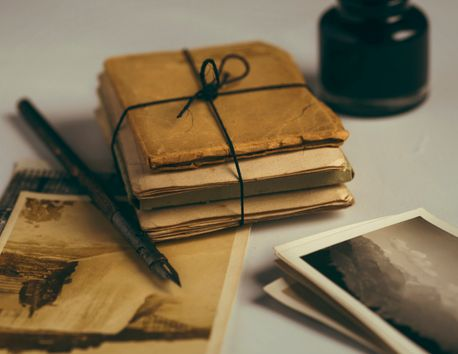
#> input picture 6-Image_Processing/img/1.jpeg, 458 x 354 px
$ python 2-rotation.py --image img/1.jpeg
#> lines starting #> are read from the running program, lines starting #| are printed output that depends on the picture
import numpy as np
import argparse
import imutils
import cv2

ap = argparse.ArgumentParser()
ap.add_argument("-i", "--image", required=True,
    help="Path to the image")
args = vars(ap.parse_args())

image = cv2.imread(args["image"])
#> image is the input picture: shape (354, 458, 3); mean B, G, R 81.6, 110.1, 126
cv2.imshow("Original", image)

(h, w) = image.shape[:2]
#> h = 354; w = 458
center = (w // 2, h // 2)
#> center = (229, 177)

# (point where it rotate, degree of angle to rotate, scale of image 1.0 = same dimension of the image)
# if 2.0 = double the image size.
# if 0.5 = halves the size of an image.
M = cv2.getRotationMatrix2D(center, 45, 1.0)
rotated = cv2.warpAffine(image, M, (w, h))
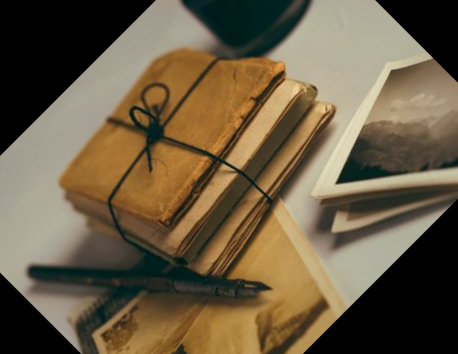
#> rotated: shape (354, 458, 3); mean B, G, R 67.9, 92.1, 106.3
cv2.imshow("Rotated by 45 Degree", rotated)

M = cv2.getRotationMatrix2D(center, -90, 2.0)
rotated = cv2.warpAffine(image, M, (w, h))
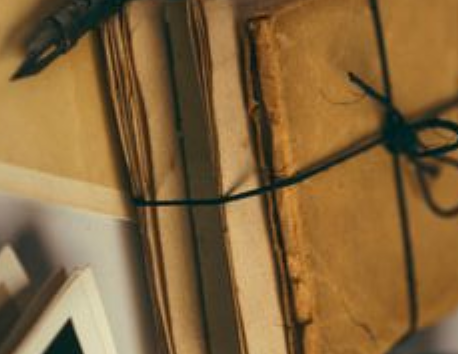
#> rotated: shape (354, 458, 3); mean B, G, R 59.5, 101.9, 133
cv2.imshow("Rotated by -90 Degree", rotated)

rotated = imutils.rotate(image, 180)
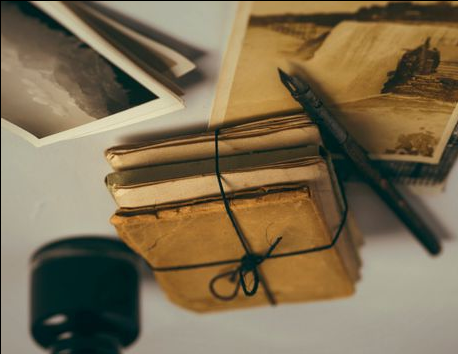
#> rotated: shape (354, 458, 3); mean B, G, R 81.1, 109.5, 125.3
cv2.imshow("Rotated by 180 Degree", rotated)
cv2.waitKey(0)
